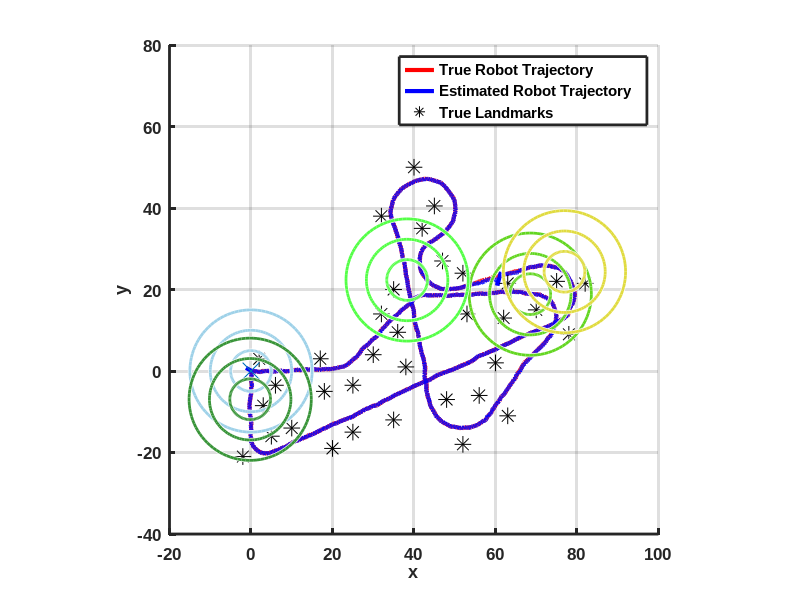
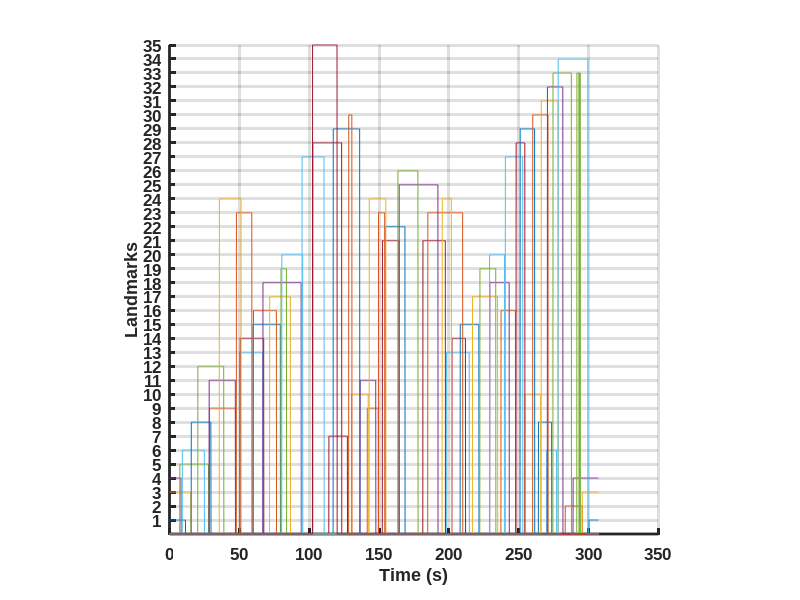

Write MATLAB code to recreate these figures, in order. (Note: this script raises an error after producing the figures.)
% MAE 195 Introduction to Robot Motion Planning and Navigation
% Robot Localization Project
% Description: Beacon-Based Localization with Radii 10
% Date: 6/4/21
% Author: Alex Nguyen

clc; clear; close all;

%% Initialize:

% Add Data Folder to Path
addpath Data;

% For Loop-Closure Study; Pre-Defined Noise Samples
load w_x.mat;  
load w_y.mat;
load w_theta.mat;

% Simulation Parameters
T = 0.1;                 % Step Size
t_f = 307;               % Final Time
SimL = t_f/T;            % Number of Steps
nx = 3;
           
% Measurement Equations
h = @(r, rbi) norm(r(1:2) - rbi);
phi = @(r, rbi) atan2(r(2) - rbi(2), r(1) - rbi(1)) - r(3);

% Linearized State Transition Matrix
Fk = @(x, u) [1, 0, -sin(x(3))*u(1)*T  ; ...
              0, 1,  cos(x(3))*u(1)*T  ; ...
              0, 0,                 1 ];

% Linearized Observation Jacobian
R1 = @(r, rbi) sqrt((r(1) - rbi(1))^2 + (r(2) - rbi(2))^2);
R2 =  @(r, rbi) 1/(1 + ((r(2) - rbi(2))/(r(1) - rbi(1)))^2); 
H = @(r, rbi)  [(r(1) - rbi(1))/R1(r, rbi), (r(2) - rbi(2))/R1(r, rbi),  0 ; ...
               -R2(r, rbi)*(r(2) - rbi(2))/(r(1) - rbi(1))^2, R2(r, rbi)/(r(1) - rbi(1))^2, -1];     
             
% Noise
Q = diag([(0.4*T)^2, (0.4*T)^2, (0.05*T)^2]);
Ri = diag([(0.1)^2, (3*pi/180)^2]);
r = sqrtm(Ri);

% Estimation Error Covariance
P = diag([1, 1, (5*pi/180)^2]);

% Measurement Zone r = {5, 10, 15}
m_r = 10; 

%% Landmark Locations:
% Preallocate
nl = 35;           % Number of Landmarks
Xl = cell(nl, 1);

% Grouped Landmarks by their radii
Xl{1} = [2; 3];
Xl{2} = [-2; -21];
Xl{3} = [6; -3.5];
Xl{4} = [3; -8.5];

Xl{5} = [17; 3];
Xl{6} = [18; -5];
Xl{7} = [52; -18];
Xl{8} = [25; -3.5];

Xl{9} = [32; 14];
Xl{10} = [38; 1];
Xl{11} = [36; 9.5];
Xl{12} = [30; 4];

Xl{13} = [52; 24];
Xl{14} = [53; 14];
Xl{15} = [63; 21.5];
Xl{16} = [62; 13];

Xl{17} = [75; 22];
Xl{18} = [70; 15];
Xl{19} = [82; 21.5];
Xl{20} = [78; 9];

Xl{21} = [42; 35];
Xl{22} = [32; 38];
Xl{23} = [47; 27];
Xl{24} = [35; 20];

Xl{25} = [45; 40.5];
Xl{26} = [40; 50];

Xl{27} = [60; 2];
Xl{28} = [56; -6];

Xl{29} = [48; -7];
Xl{30} = [35; -12];

Xl{31} = [25; -15];
Xl{32} = [20; -19];
Xl{33} = [10; -14];
Xl{34} = [5; -16];

Xl{35} = [63; -11];

%% Beacon-Based Localization:

% Initial States
x = [0, 0, 0.01]';
rng default
xhat = mvnrnd(x, P)';

% Preallocate
Time = zeros(1, SimL);
NEES = Time;
NIS = Time;
u = zeros(2, SimL);
landmark_detection_indicator = cell(nl, 1);

for k = 1:SimL
    
    % Inputs Driving the True System
    if k <= SimL
        Time(k + 1) = Time(k) + T;
    end
        
    if Time(k) <= 20
        u(1, k) = 1;
        u(2, k) = 0;
        
    elseif (Time(k) > 20 && Time(k) <= 25)
        u(1, k) = 1;
        u(2, k) = 0.15;
        
    elseif (Time(k) > 25 && Time(k) <= 45)
        u(1, k) = 1;
        u(2, k) = 0;
        
    elseif (Time(k) > 45 && Time(k) <= 50)
        u(1, k) = 1;
        u(2, k) = -0.15;
        
    elseif (Time(k) > 50 && Time(k) <= 75)
        u(1, k) = 1;
        u(2, k) = 0;
        
    elseif (Time(k) > 75 && Time(k) <= 90)
        u(1, k) = 1;
        u(2, k) = -0.15;
        
    elseif (Time(k) > 90 && Time(k) <= 115)
        u(1, k) = 1;
        u(2, k) = 0;
        
    elseif (Time(k) > 115 && Time(k) <= 130)
        u(1, k) = 1.2;
        u(2, k) = -0.15;
        
    elseif (Time(k) > 130 && Time(k) <= 160)
        u(1, k) = 1.5;
        u(2, k) = 0;
        
    elseif (Time(k) > 160 && Time(k) <= 190)
        u(1, k) = 1.2;
        u(2, k) = -0.15;
        
    elseif (Time(k) > 190 && Time(k) <= 205)
        u(1, k) = 1.2;
        u(2, k) = 0.2;
        
    elseif (Time(k) > 205 && Time(k) <= 220)
        u(1, k) = 1.5;
        u(2, k) = 0;
        
    elseif (Time(k) > 220 && Time(k) <= 235)
        u(1, k) = 1.5;
        u(2, k) = -0.2;
        
    elseif (Time(k) > 235 && Time(k) <= 285)
        u(1, k) = 1.5;
        u(2, k) = 0;
        
    elseif (Time(k) > 285 && Time(k) <= 290)
        u(1, k) = 1.5;
        u(2, k) = -0.4;
        
    else
        u(1, k) = 1;
        u(2, k) = 0;
        
    end
    
    % True Robot Model
    x(1, k + 1) = x(1, k) + T*u(1, k)*cos(x(3, k)) + w_x(k);
    x(2, k + 1) = x(2, k) + T*u(1, k)*sin(x(3, k)) + w_y(k);
    x(3, k + 1) = x(3, k) + T*u(2, k) + w_theta(k);
    
    % Propogation 
    xhat_bar = zeros(3, 1);
    xhat_bar(1) = xhat(1, k) + T*u(1, k)*cos(xhat(3, k));
    xhat_bar(2) = xhat(2, k) + T*u(1, k)*sin(xhat(3, k));
    xhat_bar(3) = xhat(3, k) + T*u(2, k);
    F = Fk(xhat(:, k), u(:, k));
    P_bar = F * P(:, :, k) * F' + Q;
      
    % Preallocate
    zk_hat = [];
    zk = [];
    Hk = [];
    R = [];
    
    for ii = 1:nl        
        % Detect Landmarks in the Measurment Zone
        range_to_landmark_i = norm(x(1:2, k + 1) - Xl{ii});
        
        if range_to_landmark_i <= m_r            
            % True Measurments
            zk_i = [h(x(:, k + 1), Xl{ii}), phi(x(:, k + 1), Xl{ii})]';
            zk = [zk; zk_i];
            
            % Estimated Measurements
            zk_hati = [h(xhat_bar, Xl{ii}), phi(xhat_bar, Xl{ii})]';
            zk_hat = [zk_hat; zk_hati];
            
            % Observation Jacobian
            Hk = [Hk; H(xhat_bar, Xl{ii})];
            
            % Measurement Noise Covariance
            R = blkdiag(R, Ri);
                                   
            % Indicator
            landmark_detection_indicator{ii}(k) = 1;   
        else
            % Indicator
            landmark_detection_indicator{ii}(k) = 0;
            
        end
    end

    % Determine if Measurements are Detected
    if isempty(zk) == 0
        % Measurment Noise
        Rk = R;
        r = sqrtm(Rk);
        rng(k);
        vk = r*randn(length(zk), 1);
        
        % Correction
        v = (zk + vk) - zk_hat;
        S = Hk * P_bar * Hk' + Rk;
        Kk = P_bar * Hk' * inv(S);
        xhat(:, k + 1) = xhat_bar + Kk * v;
        P(:, :, k + 1) = P_bar - Kk * S * Kk';
        
        % NEES and NIS Performance
        ek = x(:, k + 1) - xhat(:, k + 1); 
        NEES(k) = ek' * inv(P(:, :, k + 1)) * ek;
        NIS(k) = v' * inv(S) * v;
        
    elseif isempty(zk) == 1
        % Propogation = Correction
        xhat(:, k + 1) = xhat_bar;
        P(:, :, k + 1) = P_bar;
        
        % NEES and NIS Performance
        ek = x(:, k + 1) - xhat(:, k + 1); 
        NEES(k) = ek' * inv(P(:, :, k + 1)) * ek;
        NIS(k) = v' * inv(S) * v;
        
    end 
end

%% Plot:

% True Robot Trajectory + Landmarks
figure;
hold on;
plot(x(1, :), x(2, :), 'r', 'LineWidth', 3);
plot(xhat(1, :), xhat(2, :), 'b', 'LineWidth', 3);
for i = 1:nl
    % i-th Landmark
    plot(Xl{i}(1), Xl{i}(2), 'k*', 'MarkerSize', 12);
end
plot(x(1, 1), x(2, 1), 'x', 'MarkerSize', 12); % Robot Start Point
legend('True Robot Trajectory', 'Estimated Robot Trajectory', 'True Landmarks', 'location', 'best');
axis([-20 100 -40 80]);
xlabel('x'); ylabel('y');
grid on;

% Visualizing the Measurement Zone at Various Locations Along the Path
radii = [5, 10, 15]'; % Three Possible Measurement Ranges

for k = 1:750:SimL
    centers = [x(1, k), x(2, k) ; ...
               x(1, k), x(2, k) ; ...
               x(1, k), x(2, k)];
           
    viscircles(centers, radii, 'Color', randi([1, 100], 1, 3)/100);
end
hold off;
set(gcf, 'Position', [0, 0, 1000, 1000]); % Size of the Figure Window
pbaspect([1, 1, 1]);                      % Aspect Ratio of the Plot
set(findobj(gcf, 'type', 'axes'), ...
    'FontName', 'Arial', 'FontSize', 12, 'FontWeight', 'Bold', 'LineWidth', 2);


% Detected Landmarks at Each Time
figure;
hold on;
for i_l = 1:nl
    plot(Time(2:SimL + 1), landmark_detection_indicator{i_l}(1:SimL)*i_l);
end
xlabel('Time (s)'); ylabel('Landmarks');
yticks([1:nl]);
grid on;
set(findobj(gcf, 'type', 'axes'), ...
    'FontName', 'Arial', 'FontSize', 12, 'FontWeight', 'Bold', 'LineWidth', 2);
set(gcf, 'Position', [0, 0, 1000, 1000]); % Size of the Figure Window
pbaspect([1, 1, 1]);                      % Aspect Ratio of the Plot
set(findobj(gcf, 'type', 'axes'), ...
    'FontName', 'Arial', 'FontSize', 12, 'FontWeight', 'Bold', 'LineWidth', 2);
sgtitle(sprintf('Measurement Zone of Radii %d m', m_r));

%% Performance:

% Estimation Error 
x_tilde = x - xhat;

% Standard Deviation
for ii = 1:length(x)
    xP(:, ii) = sqrt(diag(P(:, :, ii)));
end

figure; 
subplot(3, 1, 1);
hold on;
plot(Time, x_tilde(1, :), 'k', 'linewidth', 3);
plot(Time, -3*xP(1, :), 'r--', 'linewidth', 2);
plot(Time, 3*xP(1, :), 'r--', 'linewidth', 2);
hold off;
xlim([Time(1) Time(end)]);
ylabel('$e_{x_r}$', 'interpreter', 'latex', 'fontsize', 14);

subplot(3, 1, 2);
hold on;
plot(Time, x_tilde(2, :), 'k', 'linewidth', 3);
plot(Time, -3*xP(2, :), 'r--', 'linewidth', 2);
plot(Time, 3*xP(2, :), 'r--', 'linewidth', 2);
hold off;
xlim([Time(1) Time(end)]);
ylabel('$e_{y_r}$', 'interpreter', 'latex', 'fontsize', 14);

subplot(3, 1, 3);
hold on;
plot(Time, x_tilde(3, :), 'k', 'linewidth', 3);
plot(Time, -3*xP(3, :), 'r--', 'linewidth', 2);
plot(Time, 3*xP(3, :), 'r--', 'linewidth', 2);
hold off;
xlim([Time(1) Time(end)]);
xlabel('t (s)'); ylabel('$e_{\theta}$', 'interpreter', 'latex', 'fontsize', 14);
sgtitle('Estimation Error for Robot States');

% Loop Closure 
eLC_dist = norm(x(1:2, 1) - xhat(1:2, end));
eLC = x(1:2, 1) - xhat(1:2, end);

% RMSE
RMSE = sqrt(mean(sum(x_tilde(1:2, 1).^2)));

% Print Results
fprintf('Measurement radii of %d: \n', m_r);
fprintf('\t\tLoop-closure Distance = %4.4f \n', eLC_dist);
fprintf('\t\tLoop-closure Error = [%4.4f, %4.4f]^T \n', eLC);
fprintf('\t\tSingle-Run Root Mean Square Error = %4.4f \n\n', RMSE);

%% Plot Normalized (State) Estimation Error (NEES):
t = Time(1:end - 1);
alp_x = 0.05;                             % Probability Tail Value 
nu = nx;                                  % Degrees of Freedom (Dim of x)                         
ux_b = chi2inv(1 - alp_x/2, nu);
lx_b = chi2inv(alp_x/2, nu);

% Calculation
I_x = length(NEES(NEES >= lx_b & NEES <= ux_b));  % Indicator Function
P_x = I_x/SimL;
fprintf(['Normalized Estimation Error Squared (NEES):\n\t Acceptance Interval of [%4.2f,' ... 
    '%4.2f]\n\t\t\tTheoretical Probability Concentration Region = %4.2f%%\n\t\t\t' ... 
    'Experimental Probability Concentration Region = %4.2f%%\n\n'], lx_b, ux_b, (1 - alp_x)*100, P_x*100)  

figure;
hold on;
plot(t, NEES, 'Color', 'k', 'linewidth', 1.75);
plot(t, ux_b*ones(SimL, 1), 'r--', 'linewidth', 2);
plot(t, lx_b*ones(SimL, 1), 'r--', 'linewidth', 2);
hold off;
xlabel('Time [s]'); 
ylabel('$\bar{\epsilon}_x(t_k)$', 'interpreter', 'latex', 'fontsize', 14);
sgtitle('Single-Run NEES for (State) Estimation Errors', 'fontsize', 12);
xlim([t(1) t(end)]);
ylim([0, 100]);


%% Plot Normalized Innovation Squared (NIS):
alp_v = 0.05;                             % Probability Tail Value 
nu_out = NIS;
nu = mean(nu_out(nu_out < 1e3));          % Degrees of Freedom (Dim of z)                                                 
uv_b = chi2inv(1 - alp_v/2, nu);
lv_b = chi2inv(alp_v/2, nu);

% Calculation
I_v = length(NIS(NIS >= lv_b & NIS <= uv_b));  % Indicator Function
P_v = I_v/SimL;
fprintf(['Normalized Innovation Squared (NIS):\n\t Acceptance Interval of [%4.2f,' ... 
    '%4.2f]\n\t\t\tTheoretical Probability Concentration Region = %4.2f%%\n\t\t\t' ... 
    'Experimental Probability Concentration Region = %4.2f%%\n\n'], lv_b, uv_b, (1 - alp_v)*100, P_v*100)  

figure;
hold on;
plot(t, NIS, '.', 'Color', 'k', 'linewidth', 1);
plot(t, uv_b*ones(SimL, 1), 'r--', 'linewidth', 2);
plot(t, lv_b*ones(SimL, 1), 'r--', 'linewidth', 2);
hold off;
xlabel('Time [s]'); 
ylabel('$\bar{\epsilon}_v(t_k)$', 'interpreter', 'latex', 'fontsize', 14);
hYLabel = get(gca,'YLabel');
sgtitle('Single-Run NIS for Measurement Errors', 'fontsize', 12);
xlim([t(1) t(end)]);
ylim([0, 100]);

%% Save Data:
% xhat10 = xhat;
% loop_closure10 = eLC;
% loop_closure_dist10 = eLC_dist;
% save('Radii10.mat', 'xhat10', 'loop_closure10', 'loop_closure_dist10');
